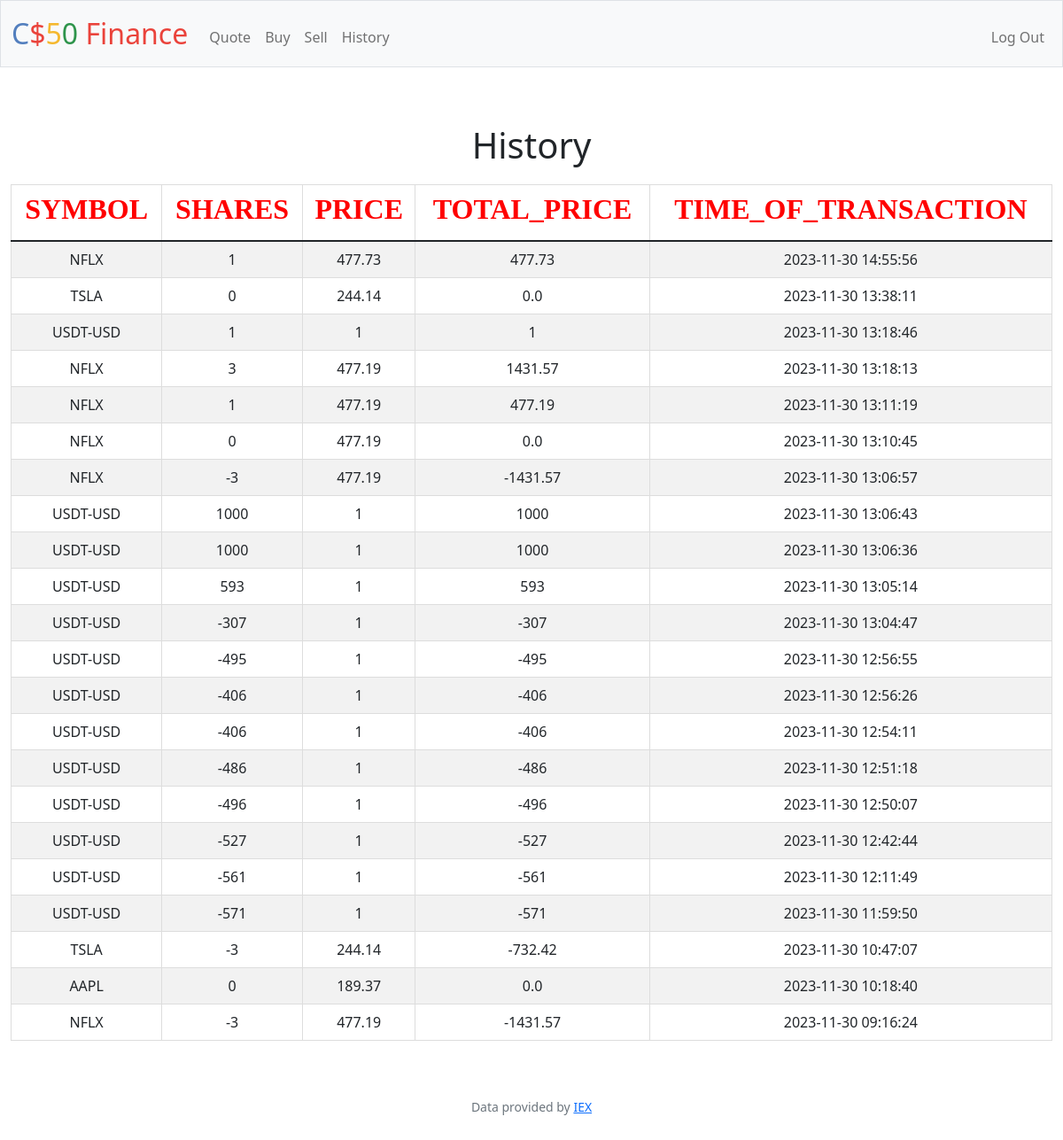
Screenshot of /history (signed in) with the database file from the repository.
### tables this page shows
CREATE TABLE buy (id INTEGER PRIMARY KEY AUTOINCREMENT NOT NULL,
user_id INTEGER NOT NULL, symbol TEXT NOT NULL , shares INTEGER NOT NULL,
price INTEGER NOT NULL, time_of_buy DATATIME DEFAULT CURRENT_TIMESTAMP,
FOREIGN KEY (user_id) REFERENCES users(id));

### app.py (the view)
@app.route("/history")
@login_required
def history():
    buys = db.execute("SELECT * FROM buy WHERE user_id = :user_id ORDER BY time_of_buy DESC", user_id = session["user_id"])
    return render_template("history.html", buys= buys)
    """Show history of transactions"""
    return apology("TODO")

### app.py (called while the page is built)
@app.after_request
def after_request(response):
    response.headers["Cache-Control"] = "no-cache, no-store, must-revalidate"
    response.headers["Expires"] = 0
    response.headers["Pragma"] = "no-cache"
    return response

### helpers.py (called while the page is built)
def login_required(f):
    @wraps(f)
    def decorated_function(*args, **kwargs):
        if session.get("user_id") is None:
            return redirect("/login")
        return f(*args, **kwargs)
    return decorated_function

### templates/history.html (shortened to what this page needs)
{% extends "layout.html" %}
{% block main %}
    <p><h1>History</h1></p>
    <p>
<table class ="table table-boardered table-striped">
    <thead class="thead-light">
        <tr>
            <th><h2><strong>SYMBOL</strong></h2></th>
            <th><h2><strong>SHARES</strong></h2></th>
            <th><h2><strong>PRICE</strong></h2></th>
            <th><h2><strong>TOTAL_PRICE</strong></h2></th>
            <th><h2><strong>TIME_OF_TRANSACTION</strong></h2></th>
        </tr>
    </p>
<tbody>
    {% for buy in buys %}
    <tr>
        <td>{{buy.symbol}}</td>
        <td>{{buy.shares}}</td>
        <td>{{buy.price}}</td>
        <td>{{buy.price * buy.shares}}</td>
        <td>{{buy.time_of_buy}}</td>
    </tr>
    {% endfor %}
</tbody>
{% endblock %}

### templates/layout.html (shortened to what this page needs)
<!DOCTYPE html>
<html lang="en">
    <head>
        <link href="https://cdn.jsdelivr.net/npm/bootstrap@5.1.3/dist/css/bootstrap.min.css" rel="stylesheet">
        <link href="/static/styles.css" rel="stylesheet">
    </head>
    <body>
        <nav class="bg-light border navbar navbar-expand-md navbar-light">
            <div class="container-fluid">
                <a class="navbar-brand" href="/"><span class="blue">C</span><span class="red">$</span><span class="yellow">5</span><span class="green">0</span> <span class="red">Finance</span></a>
                <div class="collapse navbar-collapse" id="navbar">
                    {% if session["user_id"] %}
                        <ul class="navbar-nav me-auto mt-2">
                            <li class="nav-item"><a class="nav-link" href="/quote">Quote</a></li>
                            <li class="nav-item"><a class="nav-link" href="/buy">Buy</a></li>
                            <li class="nav-item"><a class="nav-link" href="/sell">Sell</a></li>
                            <li class="nav-item"><a class="nav-link" href="/history">History</a></li>
                        </ul>
                        <ul class="navbar-nav ms-auto mt-2">
                            <li class="nav-item"><a class="nav-link" href="/logout">Log Out</a></li>
                        </ul>
                    {% else %}
                        <ul class="navbar-nav ms-auto mt-2">
                            <li class="nav-item"><a class="nav-link" href="/register">Register</a></li>
                            <li class="nav-item"><a class="nav-link" href="/login">Log In</a></li>
                        </ul>
                    {% endif %}
                </div>
            </div>
        </nav>
        <main class="container-fluid py-5 text-center">
            {% block main %}{% endblock %}
        </main>
        <footer class="mb-5 small text-center text-muted">
            Data provided by <a href="https://iexcloud.io/">IEX</a>
        </footer>
    </body>
</html>

### static/styles.css (style rules this page uses)
nav .navbar-brand { font-size: xx-large; }
nav .navbar-brand .blue { color: #537fbe; }
nav .navbar-brand .red { color: #ea433b; }
nav .navbar-brand .yellow { color: #f5b82e; }
nav .navbar-brand .green { color: #2e944b; }

### templates/history.html (style rules this page uses)
table { width : 100% ; border-collapse: collapse; margin-top: 20px; }
th,td { border: 1px solid #dddddd; text-align: center; padding: 9px; }
th { background-color: #f2f2f2; }
h2 { font-family: 'Times New Roman', Times, serif; color: red; }

### rows the page displays
buy: symbol "NFLX", shares "1", price "477.73", buy.price*buy.shares "477.73", time_of_buy "2023-11-30 14:55:56"
buy: symbol "TSLA", shares "0", price "244.14", buy.price*buy.shares "0.0", time_of_buy "2023-11-30 13:38:11"
buy: symbol "USDT-USD", shares "1", price "1", buy.price*buy.shares "1", time_of_buy "2023-11-30 13:18:46"
buy: symbol "NFLX", shares "3", price "477.19", buy.price*buy.shares "1431.57", time_of_buy "2023-11-30 13:18:13"
buy: symbol "NFLX", shares "1", price "477.19", buy.price*buy.shares "477.19", time_of_buy "2023-11-30 13:11:19"
buy: symbol "NFLX", shares "0", price "477.19", buy.price*buy.shares "0.0", time_of_buy "2023-11-30 13:10:45"
buy: symbol "NFLX", shares "-3", price "477.19", buy.price*buy.shares "-1431.57", time_of_buy "2023-11-30 13:06:57"
buy: symbol "USDT-USD", shares "1000", price "1", buy.price*buy.shares "1000", time_of_buy "2023-11-30 13:06:43"
buy: symbol "USDT-USD", shares "1000", price "1", buy.price*buy.shares "1000", time_of_buy "2023-11-30 13:06:36"
buy: symbol "USDT-USD", shares "593", price "1", buy.price*buy.shares "593", time_of_buy "2023-11-30 13:05:14"
buy: symbol "USDT-USD", shares "-307", price "1", buy.price*buy.shares "-307", time_of_buy "2023-11-30 13:04:47"
buy: symbol "USDT-USD", shares "-495", price "1", buy.price*buy.shares "-495", time_of_buy "2023-11-30 12:56:55"
buy: symbol "USDT-USD", shares "-406", price "1", buy.price*buy.shares "-406", time_of_buy "2023-11-30 12:56:26"
buy: symbol "USDT-USD", shares "-406", price "1", buy.price*buy.shares "-406", time_of_buy "2023-11-30 12:54:11"
buy: symbol "USDT-USD", shares "-486", price "1", buy.price*buy.shares "-486", time_of_buy "2023-11-30 12:51:18"
buy: symbol "USDT-USD", shares "-496", price "1", buy.price*buy.shares "-496", time_of_buy "2023-11-30 12:50:07"
buy: symbol "USDT-USD", shares "-527", price "1", buy.price*buy.shares "-527", time_of_buy "2023-11-30 12:42:44"
buy: symbol "USDT-USD", shares "-561", price "1", buy.price*buy.shares "-561", time_of_buy "2023-11-30 12:11:49"
buy: symbol "USDT-USD", shares "-571", price "1", buy.price*buy.shares "-571", time_of_buy "2023-11-30 11:59:50"
buy: symbol "TSLA", shares "-3", price "244.14", buy.price*buy.shares "-732.42", time_of_buy "2023-11-30 10:47:07"
buy: symbol "AAPL", shares "0", price "189.37", buy.price*buy.shares "0.0", time_of_buy "2023-11-30 10:18:40"
buy: symbol "NFLX", shares "-3", price "477.19", buy.price*buy.shares "-1431.57", time_of_buy "2023-11-30 09:16:24"
